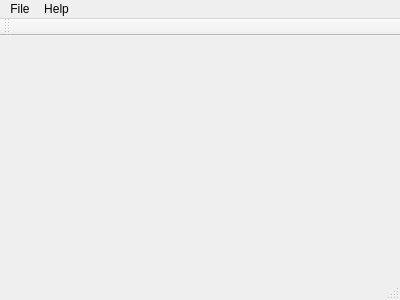
<?xml version="1.0" encoding="UTF-8"?>
<ui version="4.0">
 <class>MainWindow</class>
 <widget class="QMainWindow" name="MainWindow">
  <property name="geometry">
   <rect>
    <x>0</x>
    <y>0</y>
    <width>400</width>
    <height>300</height>
   </rect>
  </property>
  <property name="windowTitle">
   <string>MainWindow</string>
  </property>
  <widget class="QWidget" name="centralWidget">
   <layout class="QHBoxLayout" name="horizontalLayout">
    <property name="leftMargin">
     <number>1</number>
    </property>
    <property name="topMargin">
     <number>1</number>
    </property>
    <property name="rightMargin">
     <number>1</number>
    </property>
    <property name="bottomMargin">
     <number>1</number>
    </property>
    <item>
     <widget class="OsgForm" name="osgForm" native="true"/>
    </item>
   </layout>
  </widget>
  <widget class="QMenuBar" name="menuBar">
   <property name="geometry">
    <rect>
     <x>0</x>
     <y>0</y>
     <width>400</width>
     <height>27</height>
    </rect>
   </property>
   <widget class="QMenu" name="menuFile">
    <property name="title">
     <string>File</string>
    </property>
    <addaction name="actionFileOpen"/>
    <addaction name="separator"/>
    <addaction name="actionClose"/>
    <addaction name="separator"/>
    <addaction name="actionFileSave"/>
    <addaction name="actionFileSaveAs"/>
    <addaction name="separator"/>
    <addaction name="actionQuit"/>
   </widget>
   <widget class="QMenu" name="menuHelp">
    <property name="title">
     <string>Help</string>
    </property>
    <addaction name="actionHelpAbout"/>
   </widget>
   <addaction name="menuFile"/>
   <addaction name="menuHelp"/>
  </widget>
  <widget class="QToolBar" name="mainToolBar">
   <attribute name="toolBarArea">
    <enum>TopToolBarArea</enum>
   </attribute>
   <attribute name="toolBarBreak">
    <bool>false</bool>
   </attribute>
  </widget>
  <widget class="QStatusBar" name="statusBar"/>
  <action name="actionFileOpen">
   <property name="text">
    <string>Open...</string>
   </property>
   <property name="toolTip">
    <string>Open</string>
   </property>
   <property name="statusTip">
    <string>Open a File</string>
   </property>
   <property name="shortcut">
    <string>Ctrl+O</string>
   </property>
  </action>
  <action name="actionQuit">
   <property name="text">
    <string>Quit</string>
   </property>
   <property name="statusTip">
    <string>Quit the application</string>
   </property>
   <property name="shortcut">
    <string>Ctrl+Q</string>
   </property>
  </action>
  <action name="actionHelpAbout">
   <property name="text">
    <string>About...</string>
   </property>
   <property name="statusTip">
    <string>Show vendor and version </string>
   </property>
  </action>
  <action name="actionFileSave">
   <property name="text">
    <string>Save</string>
   </property>
   <property name="statusTip">
    <string>Save the current File</string>
   </property>
   <property name="shortcut">
    <string>Ctrl+S</string>
   </property>
  </action>
  <action name="actionFileSaveAs">
   <property name="text">
    <string>SaveAs...</string>
   </property>
   <property name="statusTip">
    <string>Save as a new file</string>
   </property>
   <property name="shortcut">
    <string>Ctrl+Shift+S</string>
   </property>
  </action>
  <action name="actionNew">
   <property name="text">
    <string>New</string>
   </property>
  </action>
  <action name="actionClose">
   <property name="text">
    <string>Close</string>
   </property>
   <property name="shortcut">
    <string>Ctrl+W</string>
   </property>
  </action>
 </widget>
 <layoutdefault spacing="6" margin="11"/>
 <customwidgets>
  <customwidget>
   <class>OsgForm</class>
   <extends>QWidget</extends>
   <header>OsgForm.h</header>
   <container>1</container>
  </customwidget>
 </customwidgets>
 <resources/>
 <connections>
  <connection>
   <sender>actionQuit</sender>
   <signal>triggered()</signal>
   <receiver>MainWindow</receiver>
   <slot>close()</slot>
   <hints>
    <hint type="sourcelabel">
     <x>-1</x>
     <y>-1</y>
    </hint>
    <hint type="destinationlabel">
     <x>199</x>
     <y>149</y>
    </hint>
   </hints>
  </connection>
 </connections>
</ui>
